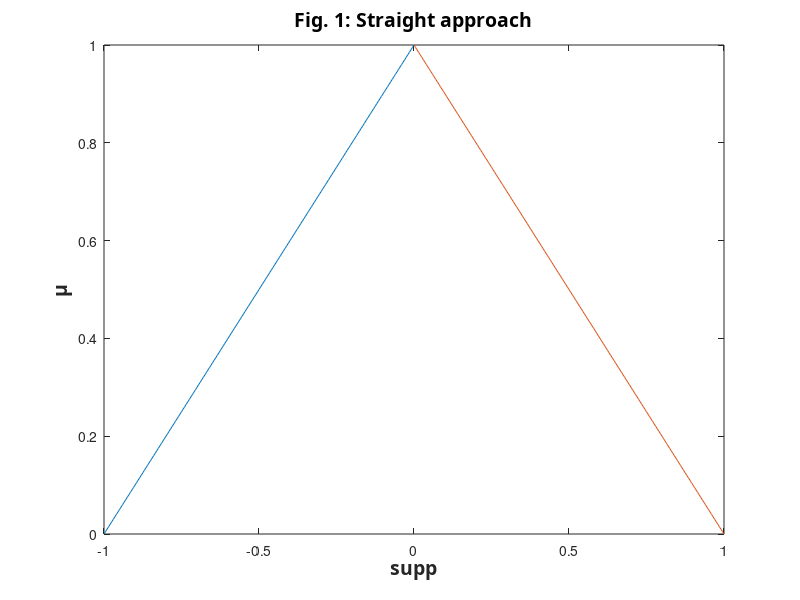
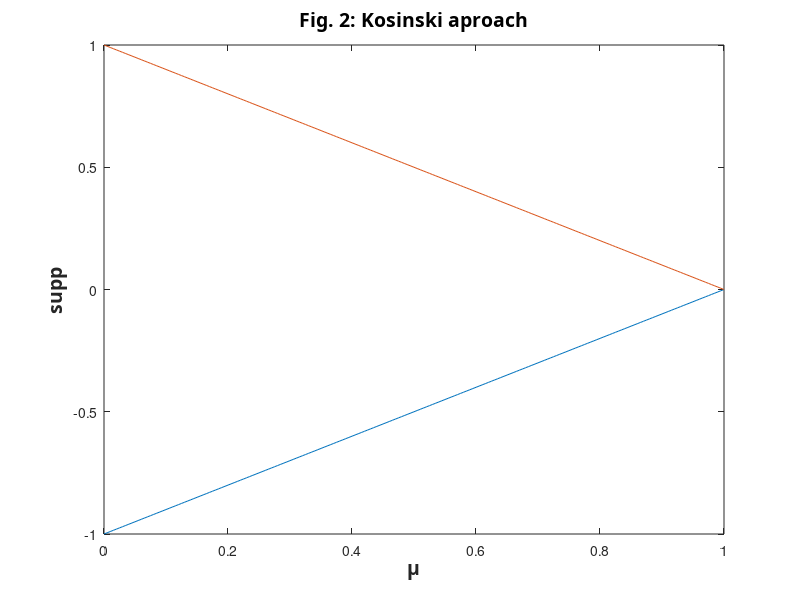

Write the MATLAB code that produced these figures, in order. (Note: this script raises an error after producing the figures.)
x = 0:0.005:1;
y1 = 0.4 - (cos(100*x) + 3*x)/10;
y2 = -1*y1;


y_l = x-1;
y_r = 1-x;

figure
plot(y_l, x, y_r, x);
title('Fig. 1: Straight approach', 'FontSize', 14, 'FontWeight', 'bold', 'FontName', 'FixedWidth');
xlabel('supp', 'FontSize', 14, 'FontWeight', 'bold', 'FontName', 'FixedWidth'); % x-axis label
ylabel('\mu', 'FontSize', 14, 'FontWeight', 'bold',  'FontName', 'FixedWidth'); % y-axis label


figure
plot(x, y_l, x, y_r);
title('Fig. 2: Kosinski aproach', 'FontSize', 14, 'FontWeight', 'bold', 'FontName', 'FixedWidth');
ylabel('supp', 'FontSize', 14, 'FontWeight', 'bold', 'FontName', 'FixedWidth'); % y-axis label
xlabel('\mu', 'FontSize', 14, 'FontWeight', 'bold',  'FontName', 'FixedWidth'); % x-axis label


fixedL = fixLeftStraight(y1);
fixedR = fixLeftStraight(y2);
figure
plot(x, y1, x, y2);
title('Fig. 3: Pure function', 'FontSize', 14, 'FontWeight', 'bold', 'FontName', 'FixedWidth');
ylabel('supp', 'FontSize', 14, 'FontWeight', 'bold', 'FontName', 'FixedWidth'); % x-axis label
xlabel('\mu', 'FontSize', 14, 'FontWeight', 'bold',  'FontName', 'FixedWidth'); % y-axis label

figure
plot(x, y1, x, y2, x, fixedL, x, fixedR);
title('Fig. 4: Pure and modified function', 'FontSize', 14, 'FontWeight', 'bold', 'FontName', 'FixedWidth');
ylabel('supp', 'FontSize', 14, 'FontWeight', 'bold', 'FontName', 'FixedWidth'); % x-axis label
xlabel('\mu', 'FontSize', 14, 'FontWeight', 'bold',  'FontName', 'FixedWidth'); % y-axis label

figure
plot(x, fixedR, x, fixedL);
title('Fig. 5: Modified function', 'FontSize', 14, 'FontWeight', 'bold', 'FontName', 'FixedWidth');
ylabel('supp', 'FontSize', 14, 'FontWeight', 'bold', 'FontName', 'FixedWidth'); % x-axis label
xlabel('\mu', 'FontSize', 14, 'FontWeight', 'bold',  'FontName', 'FixedWidth'); % y-axis label